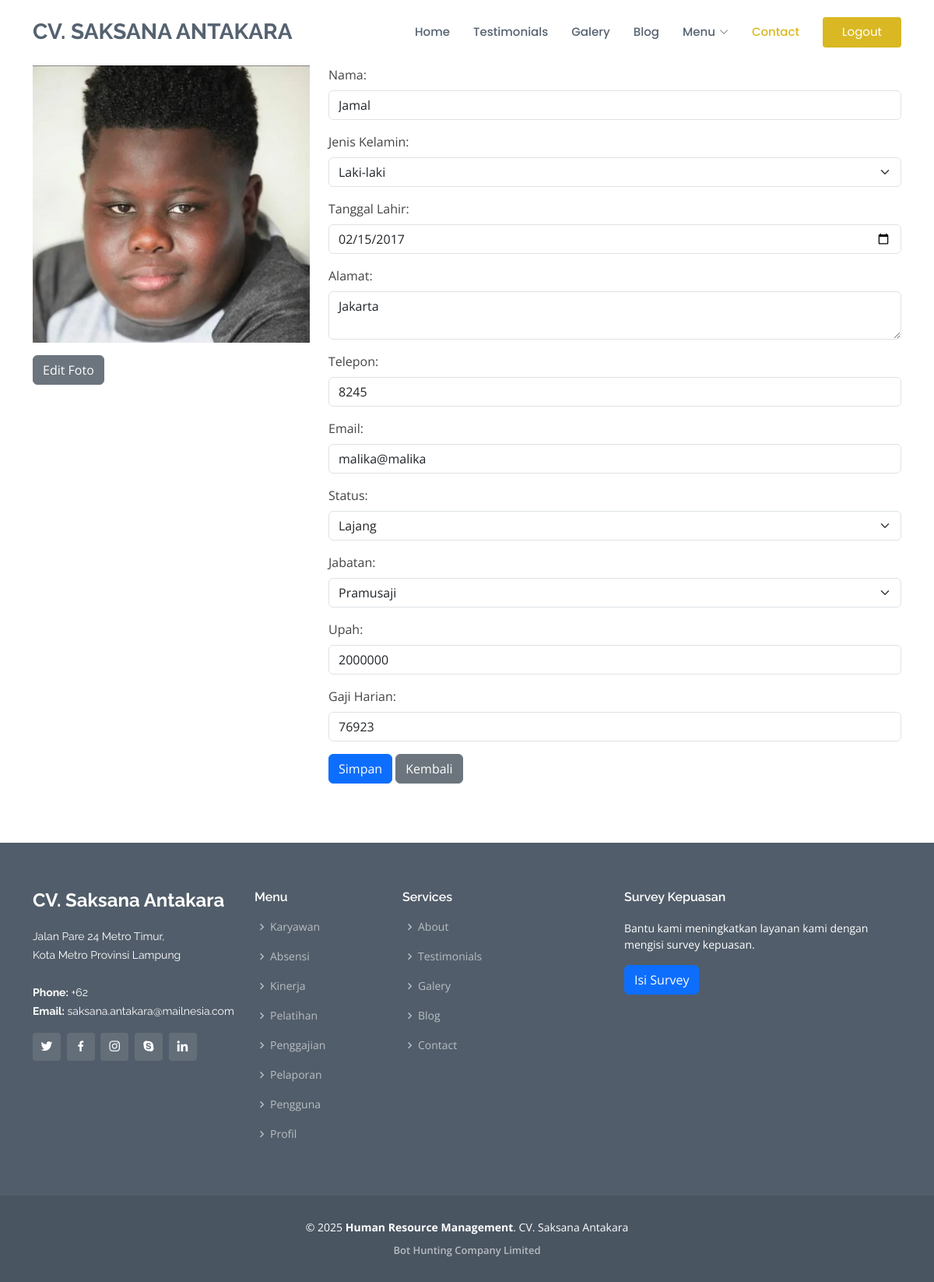
The page /edit_karyawan.php?id=2024001 (signed in) on the database its author committed.
### tables this page shows
CREATE TABLE `karyawan` (
  `id_karyawan` int NOT NULL,
  `nama` varchar(255) DEFAULT NULL,
  `jenis_kelamin` varchar(50) DEFAULT NULL,
  `tanggal_lahir` date DEFAULT NULL,
  `alamat` varchar(100) DEFAULT NULL,
  `telepon` int DEFAULT NULL,
  `email` varchar(50) DEFAULT NULL,
  `status` varchar(255) DEFAULT NULL,
  `jabatan` varchar(255) DEFAULT NULL,
  `upah` int DEFAULT NULL,
  `gaji_harian` int DEFAULT NULL,
  `foto` blob
);

### edit_karyawan.php (the view, shortened to what this page needs)
<?php
include 'koneksi.php';
include 'header.php';
$status_options = array("Lajang", "Menikah");
$query_jabatan = "SELECT DISTINCT jabatan FROM salary";
$result_jabatan = mysqli_query($koneksi, $query_jabatan);
$jabatan_options = [];
while ($row = mysqli_fetch_assoc($result_jabatan)) {
    $jabatan_options[] = $row['jabatan'];
}
if (isset($_GET['id'])) {
    $id_karyawan = $_GET['id'];
    $query_get_karyawan = "SELECT * FROM karyawan WHERE id_karyawan='$id_karyawan'";
    $result_get_karyawan = mysqli_query($koneksi, $query_get_karyawan);
    if ($result_get_karyawan && mysqli_num_rows($result_get_karyawan) > 0) {
        $karyawan = mysqli_fetch_assoc($result_get_karyawan);
    } else {
        $pesan = "Data karyawan tidak ditemukan!";
    }
} else {
    $pesan = "Parameter ID tidak ditemukan!";
}
?>
<main class="container mt-4">
    <section id="edit-karyawan">
        <form action="<?php echo htmlspecialchars($_SERVER["PHP_SELF"]) . '?id=' . $id_karyawan; ?>" method="post" enctype="multipart/form-data">
            <div class="row">
                <div class="col-md-4">
                    <div class="gambar-karyawan">
                        <?php
                        $foto = 'assets/img/pp/' . $id_karyawan . '.jpg';
                        ?>
                        <img id="previewFoto" src="<?php echo $foto; ?>" class="img-fluid mb-3" alt="Profil Photo">
                        <div class="mb-3">
                            <button type="button" class="btn btn-secondary" onclick="document.getElementById('fileInput').click()">Edit Foto</button>
                        </div>
                    </div>
                </div>
                <div class="col-md-8">
                    <div class="mb-3">
                        <label for="nama" class="form-label">Nama:</label>
                        <input type="text" id="nama" name="nama" value="<?php echo $karyawan['nama']; ?>" class="form-control" required>
                    </div>
                    <div class="mb-3">
                        <label for="jenis_kelamin" class="form-label">Jenis Kelamin:</label>
                        <select id="jenis_kelamin" name="jenis_kelamin" class="form-select" required>
                            <option value="Laki-laki" <?php echo ($karyawan['jenis_kelamin'] == 'Laki-laki') ? 'selected' : ''; ?>>Laki-laki</option>
                        </select>
                    </div>
                    <div class="mb-3">
                        <label for="tanggal_lahir" class="form-label">Tanggal Lahir:</label>
                        <input type="date" id="tanggal_lahir" name="tanggal_lahir" value="<?php echo $karyawan['tanggal_lahir']; ?>" class="form-control" required>
                    </div>
                    <div class="mb-3">
                        <label for="alamat" class="form-label">Alamat:</label>
                        <textarea id="alamat" name="alamat" class="form-control" required><?php echo $karyawan['alamat']; ?></textarea>
                    </div>
                    <div class="mb-3">
                        <label for="telepon" class="form-label">Telepon:</label>
                        <input type="tel" id="telepon" name="telepon" value="<?php echo $karyawan['telepon']; ?>" class="form-control" required>
                    </div>
                    <div class="mb-3">
                        <label for="email" class="form-label">Email:</label>
                        <input type="email" id="email" name="email" value="<?php echo $karyawan['email']; ?>" class="form-control" required>
                    </div>
                    <div class="mb-3">
                        <label for="status" class="form-label">Status:</label>
                        <select id="status" name="status" class="form-select" required>
                            <?php foreach ($status_options as $status_option) { ?>
                                <option value="<?php echo $status_option; ?>" <?php echo ($karyawan['status'] == $status_option) ? 'selected' : ''; ?>><?php echo $status_option; ?></option>
                            <?php } ?>
                        </select>
                    </div>
                    <div class="mb-3">
                        <label for="jabatan" class="form-label">Jabatan:</label>
                        <select id="jabatan" name="jabatan" class="form-select" onchange="fetchGaji()" required>
                            <?php foreach ($jabatan_options as $jabatan_option) { ?>
                                <option value="<?php echo $jabatan_option; ?>" <?php echo ($karyawan['jabatan'] == $jabatan_option) ? 'selected' : ''; ?>><?php echo $jabatan_option; ?></option>
                            <?php } ?>
                        </select>
                    </div>
                    <div class="mb-3">
                        <label for="upah" class="form-label">Upah:</label>
                        <input type="text" id="upah" name="upah" value="<?php echo $karyawan['upah']; ?>" class="form-control" readonly>
                    </div>
                    <div class="mb-3">
                        <label for="gaji_harian" class="form-label">Gaji Harian:</label>
                        <input type="text" id="gaji_harian" name="gaji_harian" value="<?php echo $karyawan['gaji_harian']; ?>" class="form-control" readonly>
                    </div>
                    <button type="submit" name="simpan" class="btn btn-primary">Simpan</button>
                    <a href="profil.php" class="btn btn-secondary">Kembali</a>
                </div>
            </div>
        </form>
    </section>
</main>
<?php include 'footer.php' ?>

### assets/css/style.css (style rules this page uses)
body { font-family: "Open Sans", sans-serif; color: #444444; }
a { text-decoration: none; color: #d9b823; }
section { padding: 60px 0; overflow: hidden; }

### rows shown on the page
karyawan: nama "Jamal", jenis_kelamin "Laki-laki", tanggal_lahir "02/15/2017", alamat "Jakarta", telepon "8245", email "malika@malika", status "Lajang", jabatan "Pramusaji", upah "2000000", gaji_harian "76923"

### other values the page prints
$login_logout_text "Logout"
$page_titles[$tab] "Karyawan"
$page_titles[$tab] "Absensi"
$page_titles[$tab] "Kinerja"
$page_titles[$tab] "Pelatihan"
$page_titles[$tab] "Penggajian"
$page_titles[$tab] "Pelaporan"
$page_titles[$tab] "Pengguna"
$page_titles[$tab] "Profil"
